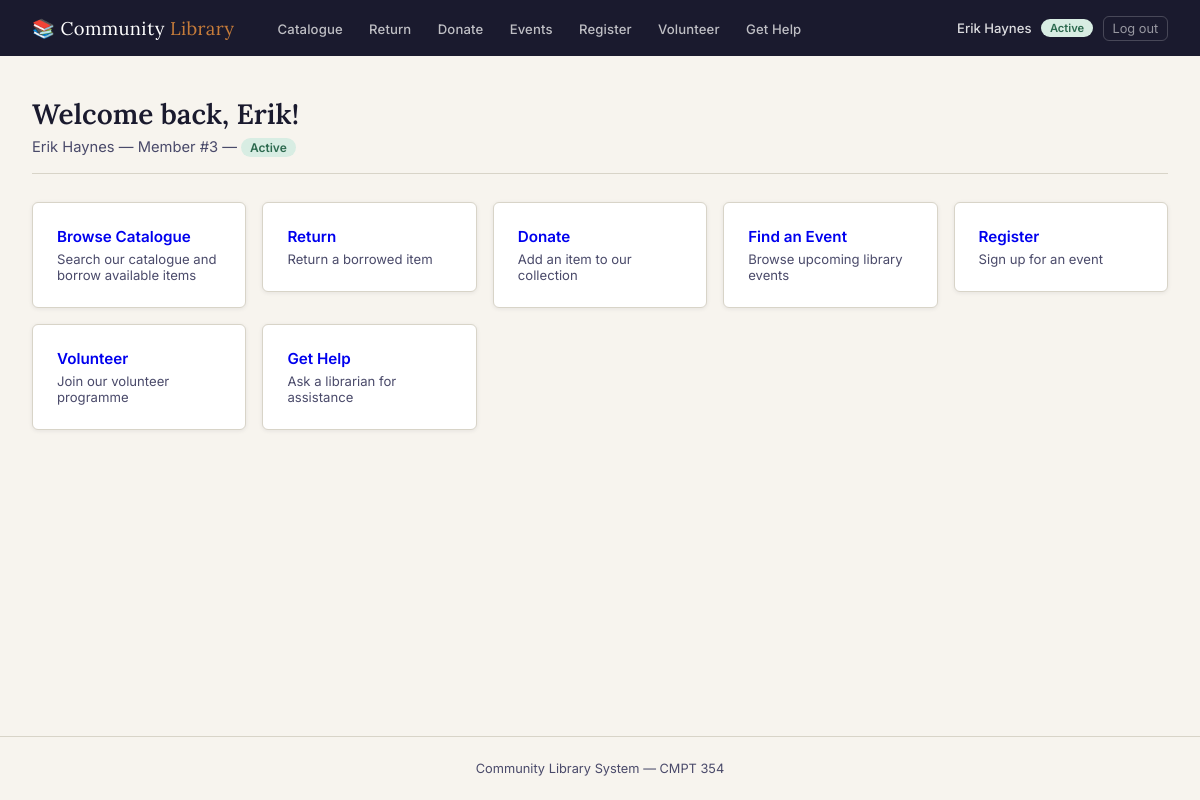
Page / (signed in) on the committed database.
### tables this page shows
CREATE TABLE Member (
    member_id        INTEGER PRIMARY KEY AUTOINCREMENT,
    first_name       TEXT    NOT NULL,
    last_name        TEXT    NOT NULL,
    email            TEXT    NOT NULL UNIQUE,
    library_id       INTEGER NOT NULL REFERENCES Library(library_id),
    member_status_id INTEGER NOT NULL REFERENCES Member_Status(member_status_id)
);

CREATE TABLE Member_Status (
    member_status_id INTEGER PRIMARY KEY AUTOINCREMENT,
    status_name      TEXT    NOT NULL UNIQUE        -- e.g. Active, Suspended, Expired
);

### library_webapp/app.py (the view)
@app.route("/")
def index():
    return render_template("index.html")

### library_webapp/app.py (called while the page is built)
def get_db():
    if "db" not in g:
        g.db = sqlite3.connect(DB_PATH)
        g.db.row_factory = sqlite3.Row
        g.db.execute("PRAGMA foreign_keys = ON;")
    return g.db

def query(sql, params=()):
    return get_db().execute(sql, params).fetchall()

def query_one(sql, params=()):
    return get_db().execute(sql, params).fetchone()

@app.context_processor
def inject_globals():
    try:
        libraries = query("SELECT library_id, name FROM Library ORDER BY name")
        types     = query("SELECT type_id, type_name FROM Type ORDER BY type_name")
    except Exception:
        libraries, types = [], []
    current_member = None
    if "member_id" in session:
        try:
            current_member = query_one(
                """SELECT m.member_id, m.first_name, m.last_name, ms.status_name
                   FROM Member m
                   JOIN Member_Status ms ON ms.member_status_id = m.member_status_id
                   WHERE m.member_id = ?""", (session["member_id"],)
            )
        except Exception:
            pass
    return dict(libraries=libraries, item_types=types, today=date.today().isoformat(),
                current_member=current_member)

### library_webapp/templates/index.html (shortened to what this page needs)
{% extends "base.html" %}
{% block content %}
<div class="page-header">
  {% if current_member %}
    <h1>Welcome back, {{ current_member['first_name'] }}!</h1>
    <p>
      {{ current_member['first_name'] }} {{ current_member['last_name'] }} &mdash;
      Member #{{ current_member['member_id'] }} &mdash;
      <span class="badge {% if current_member['status_name'] == 'Active' %}badge-green{% elif current_member['status_name'] == 'Suspended' %}badge-warm{% else %}badge-grey{% endif %}">
        {{ current_member['status_name'] }}
      </span>
    </p>
  {% else %}
    <h1>Welcome to the Community Library</h1>
    <p>Your neighbourhood library &mdash; borrow, donate, attend events, and more.</p>
  {% endif %}
</div>
<div style="display:grid;grid-template-columns:repeat(auto-fill,minmax(200px,1fr));gap:1rem;margin-top:1rem;">
  {% set actions = [
    ('Browse Catalogue', 'items',       'Search our catalogue and borrow available items'),
    ('Return',           'return_item', 'Return a borrowed item'),
    ('Donate',           'donate',      'Add an item to our collection'),
    ('Find an Event',    'events',      'Browse upcoming library events'),
    ('Register',         'register',    'Sign up for an event'),
    ('Volunteer',        'volunteer',   'Join our volunteer programme'),
    ('Get Help',         'ask_help',    'Ask a librarian for assistance'),
  ] %}
  {% for label, endpoint, desc in actions %}
  <a href="{{ url_for(endpoint) }}" style="text-decoration:none;">
    <div class="card" style="cursor:pointer;transition:transform .15s,box-shadow .15s;"
         onmouseover="this.style.transform='translateY(-2px)';this.style.boxShadow='0 4px 12px rgba(0,0,0,.1)'"
         onmouseout="this.style.transform='';this.style.boxShadow=''">
      <div style="font-weight:600;font-size:.95rem;margin-bottom:.3rem;">{{ label }}</div>
      <div style="font-size:.82rem;color:var(--ink-soft);">{{ desc }}</div>
    </div>
  </a>
  {% endfor %}
</div>
{% endblock %}

### library_webapp/templates/base.html (shortened to what this page needs)
<!DOCTYPE html>
<html lang="en">
<head>
</head>
<body>
  <nav>
    <a class="nav-brand" href="{{ url_for('index') }}">&#128218; Community <span>Library</span></a>
    <ul class="nav-links">
      <li><a href="{{ url_for('items') }}"      {% if request.endpoint in ('items', 'borrow') %}class="active"{% endif %}>Catalogue</a></li>
      <li><a href="{{ url_for('return_item') }}"{% if request.endpoint == 'return_item'%}class="active"{% endif %}>Return</a></li>
      <li><a href="{{ url_for('donate') }}"     {% if request.endpoint == 'donate'     %}class="active"{% endif %}>Donate</a></li>
      <li><a href="{{ url_for('events') }}"     {% if request.endpoint == 'events'     %}class="active"{% endif %}>Events</a></li>
      <li><a href="{{ url_for('register') }}"   {% if request.endpoint == 'register'   %}class="active"{% endif %}>Register</a></li>
      <li><a href="{{ url_for('volunteer') }}"  {% if request.endpoint == 'volunteer'  %}class="active"{% endif %}>Volunteer</a></li>
      <li><a href="{{ url_for('ask_help') }}"   {% if request.endpoint == 'ask_help'   %}class="active"{% endif %}>Get Help</a></li>
    </ul>
    <div class="nav-user">
      {% if current_member %}
        <span class="nav-member-name">{{ current_member['first_name'] }} {{ current_member['last_name'] }}</span>
        <span class="badge {% if current_member['status_name'] == 'Active' %}badge-green{% elif current_member['status_name'] == 'Suspended' %}badge-warm{% else %}badge-grey{% endif %}">
          {{ current_member['status_name'] }}
        </span>
        <a href="{{ url_for('logout') }}" class="nav-logout">Log out</a>
      {% else %}
        <a href="{{ url_for('login') }}" class="nav-login">Log in</a>
      {% endif %}
    </div>
  </nav>
  <main>
    {% block content %}{% endblock %}
  </main>
  <footer>Community Library System &mdash; CMPT 354</footer>
</body>
</html>

### library_webapp/templates/base.html (style rules this page uses)
*, *::before, *::after { box-sizing: border-box; margin: 0; padding: 0; }
:root { --ink: #1a1a2e; --ink-soft: #4a4a6a; --rule: #d8d4c8; --parchment: #f7f4ee; --page: #ffffff; --accent: #2d6a4f; --accent-lt: #d8ede3; --warm: #c77c3a; --warn-bg: #fef3e2; --error-bg: #fdecea; --error: #b33a2e; --radius: 6px; --shadow: 0 1px 4px rgba(26,26,46,.08); }
body { font-family: 'Inter', sans-serif; background: var(--parchment); color: var(--ink); min-height: 100vh; display: flex; flex-direction: column; }
nav { background: var(--ink); padding: 0 2rem; display: flex; align-items: center; gap: 2rem; height: 56px; position: sticky; top: 0; z-index: 100; }
.nav-brand { font-family: 'Lora', serif; font-size: 1.15rem; color: #fff; text-decoration: none; letter-spacing: .02em; white-space: nowrap; }
.nav-brand span { color: var(--warm); }
.nav-links { display: flex; gap: .25rem; flex-wrap: wrap; list-style: none; }
.nav-links a { color: rgba(255,255,255,.72); text-decoration: none; font-size: .82rem; font-weight: 500; padding: .35rem .7rem; border-radius: var(--radius); transition: background .15s, color .15s; letter-spacing: .01em; }
.nav-user { margin-left: auto; display: flex; align-items: center; gap: .6rem; flex-shrink: 0; white-space: nowrap; }
.nav-member-name { font-size: .82rem; color: rgba(255,255,255,.85); font-weight: 500; }
.nav-user .badge { font-size: .7rem; }
.nav-user a.nav-logout { color: rgba(255,255,255,.55); text-decoration: none; font-size: .8rem; padding: .25rem .55rem; border: 1px solid rgba(255,255,255,.2); border-radius: var(--radius); transition: background .15s, color .15s; }
main { flex: 1; padding: 2.5rem 2rem; width: 100%; }
.page-header { margin-bottom: 1.75rem; padding-bottom: 1rem; border-bottom: 1px solid var(--rule); }
.page-header h1 { font-family: 'Lora', serif; font-size: 1.75rem; font-weight: 600; color: var(--ink); }
.page-header p { margin-top: .35rem; color: var(--ink-soft); font-size: .92rem; }
.card { background: var(--page); border: 1px solid var(--rule); border-radius: var(--radius); padding: 1.5rem; box-shadow: var(--shadow); }
.badge { display: inline-block; padding: .15rem .55rem; border-radius: 20px; font-size: .75rem; font-weight: 600; }
.badge-green { background: var(--accent-lt); color: var(--accent); }
footer { text-align: center; padding: 1.5rem; font-size: .8rem; color: var(--ink-soft); border-top: 1px solid var(--rule); }

### rows in the picture
Member: first_name "Erik", last_name "Haynes", member_id "3"
Member_Status: status_name "Active"

### other values in the picture
{{ label }} "Browse Catalogue" "Return" "Donate" "Find an Event" "Register" "Volunteer" "Get Help"
{{ desc }} "Search our catalogue and borrow available items" "Return a borrowed item" "Add an item to our collection" "Browse upcoming library events" "Sign up for an event" "Join our volunteer programme" "Ask a librarian for assistance"
